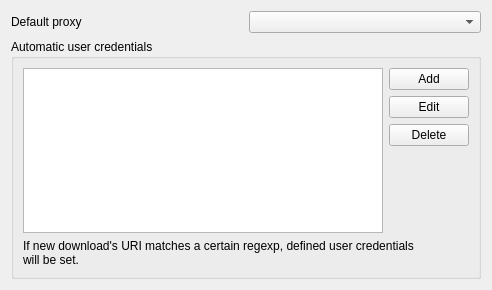
<ui version="4.0" >
 <class>SettingsHttpForm</class>
 <widget class="QWidget" name="SettingsHttpForm" >
  <property name="geometry" >
   <rect>
    <x>0</x>
    <y>0</y>
    <width>492</width>
    <height>290</height>
   </rect>
  </property>
  <property name="windowTitle" >
   <string>HTTP/FTP</string>
  </property>
  <layout class="QGridLayout" >
   <item row="0" column="0" >
    <widget class="QLabel" name="label_2" >
     <property name="text" >
      <string>Default proxy</string>
     </property>
    </widget>
   </item>
   <item row="0" column="1" >
    <widget class="QComboBox" name="comboDefaultProxy" />
   </item>
   <item row="1" column="0" colspan="2" >
    <widget class="QGroupBox" name="groupBox_2" >
     <property name="title" >
      <string>Automatic user credentials</string>
     </property>
     <layout class="QGridLayout" >
      <property name="margin" >
       <number>9</number>
      </property>
      <property name="spacing" >
       <number>6</number>
      </property>
      <item row="4" column="0" colspan="2" >
       <widget class="QLabel" name="label" >
        <property name="text" >
         <string>If new download's URI matches a certain regexp, defined user credentials will be set.</string>
        </property>
        <property name="wordWrap" >
         <bool>true</bool>
        </property>
       </widget>
      </item>
      <item row="0" column="1" colspan="2" >
       <widget class="QPushButton" name="pushAuthAdd" >
        <property name="text" >
         <string>Add</string>
        </property>
        <property name="icon" >
         <iconset>
          <normaloff/>
         </iconset>
        </property>
       </widget>
      </item>
      <item row="1" column="1" colspan="2" >
       <widget class="QPushButton" name="pushAuthEdit" >
        <property name="text" >
         <string>Edit</string>
        </property>
        <property name="icon" >
         <iconset>
          <normaloff/>
         </iconset>
        </property>
       </widget>
      </item>
      <item row="2" column="1" colspan="2" >
       <widget class="QPushButton" name="pushAuthDelete" >
        <property name="text" >
         <string>Delete</string>
        </property>
        <property name="icon" >
         <iconset>
          <normaloff/>
         </iconset>
        </property>
       </widget>
      </item>
      <item rowspan="2" row="3" column="2" >
       <spacer>
        <property name="orientation" >
         <enum>Qt::Vertical</enum>
        </property>
        <property name="sizeHint" stdset="0" >
         <size>
          <width>20</width>
          <height>40</height>
         </size>
        </property>
       </spacer>
      </item>
      <item rowspan="4" row="0" column="0" >
       <widget class="QListWidget" name="listAuths" />
      </item>
     </layout>
    </widget>
   </item>
  </layout>
 </widget>
 <tabstops>
  <tabstop>listAuths</tabstop>
  <tabstop>pushAuthAdd</tabstop>
  <tabstop>pushAuthEdit</tabstop>
  <tabstop>pushAuthDelete</tabstop>
 </tabstops>
 <resources>
  <include location="../gfx/resources.qrc" />
 </resources>
 <connections>
  <connection>
   <sender>listAuths</sender>
   <signal>doubleClicked(QModelIndex)</signal>
   <receiver>pushAuthEdit</receiver>
   <slot>click()</slot>
   <hints>
    <hint type="sourcelabel" >
     <x>209</x>
     <y>364</y>
    </hint>
    <hint type="destinationlabel" >
     <x>475</x>
     <y>321</y>
    </hint>
   </hints>
  </connection>
 </connections>
</ui>
